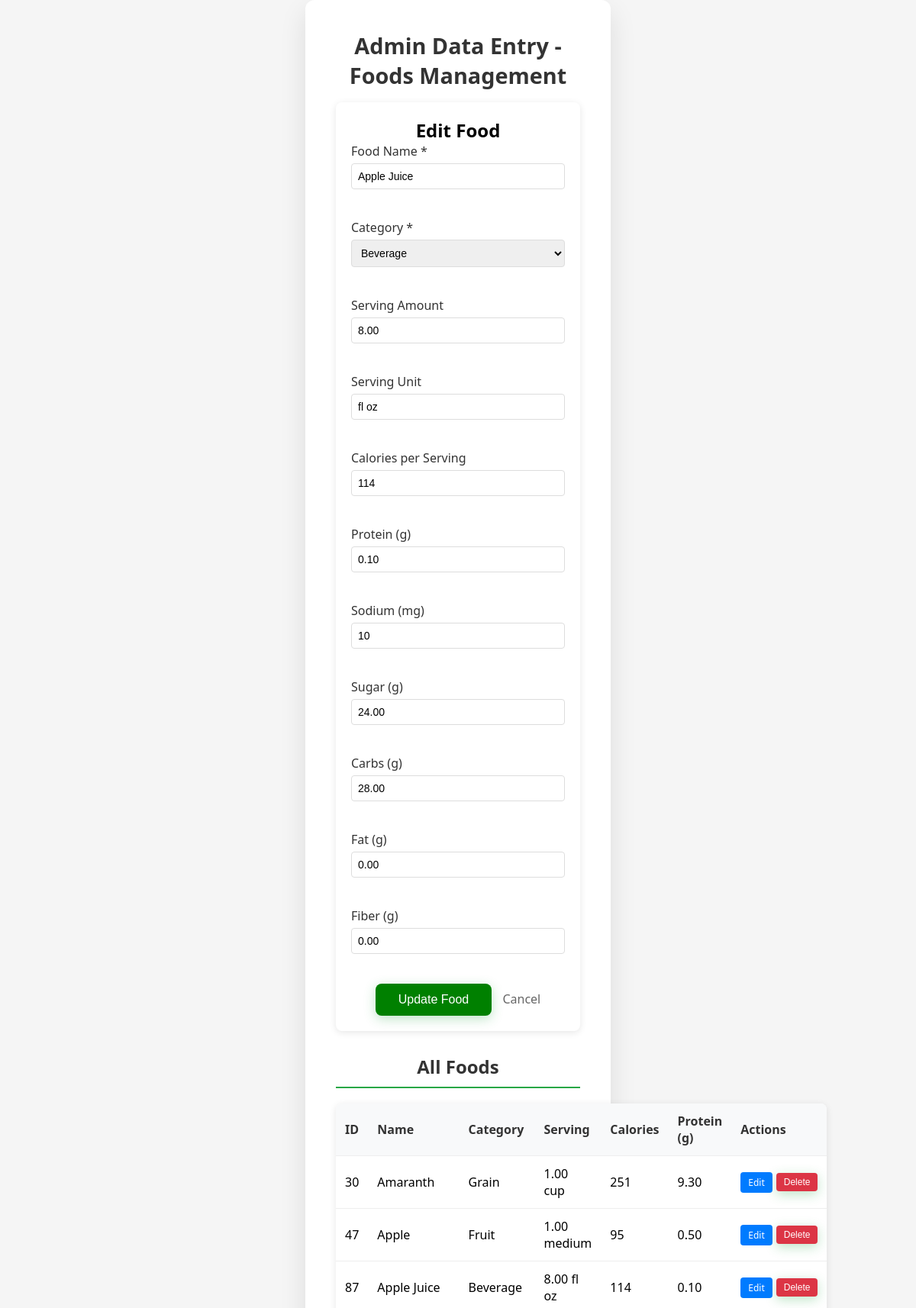
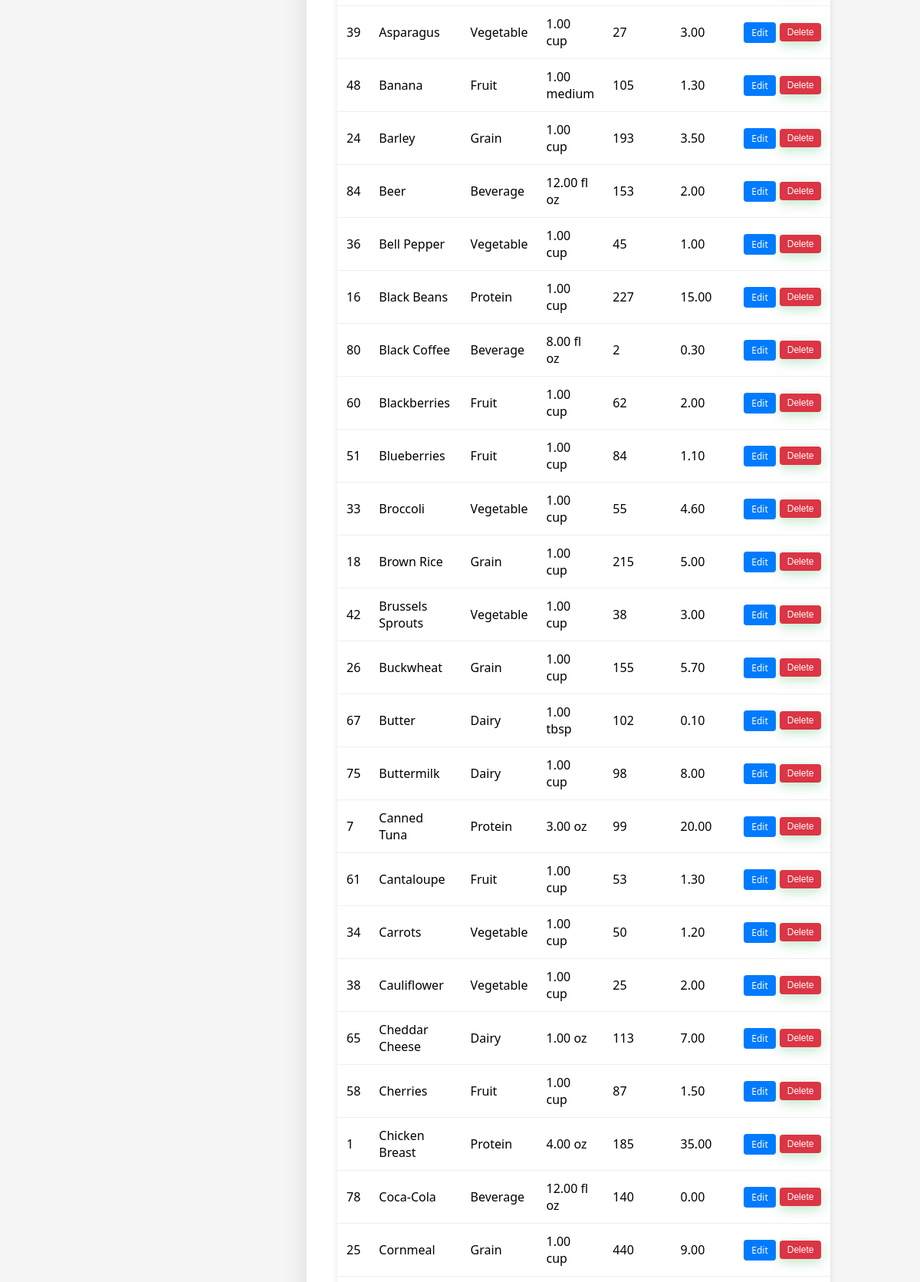
Page /admin/adminDataEntry.php?edit=87 (signed in, upper part) on the committed database (2 pictures, top to bottom).
### tables this page shows
CREATE TABLE Foods (
  id INT PRIMARY KEY AUTO_INCREMENT,

  name VARCHAR(100) NOT NULL,

  category ENUM('protein', 'grain', 'vegetable', 'fruit', 'dairy', 'beverage') NOT NULL,

  serving_amount DECIMAL(6,2),            
  serving_unit VARCHAR(20),               

  calories_per_serving INT,

  protein_grams DECIMAL(5,2),
  sodium_mg INT,
  sugar_grams DECIMAL(5,2),
  carbs_grams DECIMAL(5,2),
  fat_grams DECIMAL(5,2),
  fiber_grams DECIMAL(5,2),

  dietary_tags VARCHAR(255),              
  allergens VARCHAR(255),                 
  ingredients TEXT,                       

  INDEX idx_category (category),
  INDEX idx_nutrition (protein_grams, sodium_mg, sugar_grams),
  INDEX idx_tags (dietary_tags),
  INDEX idx_allergens (allergens)
);

### database/db.php (called while the page is built, shortened)
<?php
class db {
    private $pdo = null;
    function __construct() {
    try {
        $this->pdo = new PDO (
            "mysql:host=".DB_HOST.";dbname=".DB_NAME.";charset=".DB_CHARSET,
            DB_USER, DB_PASSWORD, [
                PDO::ATTR_ERRMODE => PDO::ERRMODE_EXCEPTION,
                PDO::ATTR_DEFAULT_FETCH_MODE => PDO::FETCH_ASSOC
            ]
        );
    } catch (PDOException $e) {
        echo "ERROR connecting <br>".$e->getMessage();
        return null;
    }
}
    public function selectOne($sql, $params = []) {
    try {
        $this->stmt = $this->pdo->prepare($sql);
        $this->stmt->execute($params);
        return $this->stmt->fetch();
    } catch (PDOException $e) {
        echo "SelectOne Error: " . $e->getMessage();
        return null;
    }
}
      function select ($sql, $data=null) {
          try{
              $this->stmt = $this->pdo->prepare($sql);
              $this->stmt->execute($data);
              return $this->stmt->fetchAll();
          } catch (PDOException $e) {
               echo $sql . "<br>".$e->getMessage();
               return null;
          }
      }
}
$_db = new db();

### admin/adminDataEntry.php (the view, shortened to what this page needs)
<?php
require_once __DIR__ . '/../database/db.php';
$foods = $_db->select("SELECT * FROM Foods ORDER BY name");
$editFood = null;
if (isset($_GET['edit'])) {
    $editId = $_GET['edit'];
    $editFood = $_db->selectOne("SELECT * FROM Foods WHERE id = ?", [$editId]);
}
?>
<!DOCTYPE html>
<html lang="en">
<head>
    <link rel="stylesheet" href="../style.css">
</head>
<body>
<div class="container">
    <h1>Admin Data Entry - Foods Management</h1>
    <div class="form-container">
        <h2><?php echo $editFood ? 'Edit Food' : 'Add New Food'; ?></h2>
        <form method="POST">
            <div class="form-row">
                <div class="form-group">
                    <label for="name">Food Name *</label>
                    <input type="text" id="name" name="name" value="<?php echo htmlspecialchars($editFood['name'] ?? ''); ?>" required>
                </div>
                <div class="form-group">
                    <label for="category">Category *</label>
                    <select id="category" name="category" required>
                        <option value="beverage" <?php echo ($editFood['category'] ?? '') === 'beverage' ? 'selected' : ''; ?>>Beverage</option>
                    </select>
                </div>
            </div>
            <div class="form-row">
                <div class="form-group">
                    <label for="serving_amount">Serving Amount</label>
                    <input type="number" step="0.01" id="serving_amount" name="serving_amount" value="<?php echo htmlspecialchars($editFood['serving_amount'] ?? ''); ?>">
                </div>
                <div class="form-group">
                    <label for="serving_unit">Serving Unit</label>
                    <input type="text" id="serving_unit" name="serving_unit" value="<?php echo htmlspecialchars($editFood['serving_unit'] ?? ''); ?>" placeholder="e.g., oz, cup, g">
                </div>
                <div class="form-group">
                    <label for="calories">Calories per Serving</label>
                    <input type="number" id="calories" name="calories" value="<?php echo htmlspecialchars($editFood['calories_per_serving'] ?? ''); ?>">
                </div>
            </div>
            <div class="form-row">
                <div class="form-group">
                    <label for="protein">Protein (g)</label>
                    <input type="number" step="0.01" id="protein" name="protein" value="<?php echo htmlspecialchars($editFood['protein_grams'] ?? ''); ?>">
                </div>
                <div class="form-group">
                    <label for="sodium">Sodium (mg)</label>
                    <input type="number" id="sodium" name="sodium" value="<?php echo htmlspecialchars($editFood['sodium_mg'] ?? ''); ?>">
                </div>
                <div class="form-group">
                    <label for="sugar">Sugar (g)</label>
                    <input type="number" step="0.01" id="sugar" name="sugar" value="<?php echo htmlspecialchars($editFood['sugar_grams'] ?? ''); ?>">
                </div>
            </div>
            <div class="form-row">
                <div class="form-group">
                    <label for="carbs">Carbs (g)</label>
                    <input type="number" step="0.01" id="carbs" name="carbs" value="<?php echo htmlspecialchars($editFood['carbs_grams'] ?? ''); ?>">
                </div>
                <div class="form-group">
                    <label for="fat">Fat (g)</label>
                    <input type="number" step="0.01" id="fat" name="fat" value="<?php echo htmlspecialchars($editFood['fat_grams'] ?? ''); ?>">
                </div>
                <div class="form-group">
                    <label for="fiber">Fiber (g)</label>
                    <input type="number" step="0.01" id="fiber" name="fiber" value="<?php echo htmlspecialchars($editFood['fiber_grams'] ?? ''); ?>">
                </div>
            </div>
            <button type="submit"><?php echo $editFood ? 'Update Food' : 'Add Food'; ?></button>
            <?php if ($editFood): ?>
                <a href="adminDataEntry.php" style="margin-left: 10px; text-decoration: none; color: #666;">Cancel</a>
            <?php endif; ?>
        </form>
    </div>
    <h2 class="section-title">All Foods</h2>
    <?php if ($foods): ?>
        <table class="foods-table">
            <thead>
                <tr>
                    <th>ID</th>
                    <th>Name</th>
                    <th>Category</th>
                    <th>Serving</th>
                    <th>Calories</th>
                    <th>Protein (g)</th>
                    <th>Actions</th>
                </tr>
            </thead>
            <tbody>
                <?php foreach ($foods as $food): ?>
                    <tr>
                        <td><?php echo $food['id']; ?></td>
                        <td><?php echo htmlspecialchars($food['name']); ?></td>
                        <td><?php echo ucfirst($food['category']); ?></td>
                        <td><?php echo $food['serving_amount'] ? $food['serving_amount'] . ' ' . $food['serving_unit'] : '-'; ?></td>
                        <td><?php echo $food['calories_per_serving'] ?? '-'; ?></td>
                        <td><?php echo $food['protein_grams'] ?? '-'; ?></td>
                        <td>
                            <div class="action-buttons">
                                <a href="adminDataEntry.php?edit=<?php echo $food['id']; ?>" class="btn-small btn-edit">Edit</a>
                                <form method="POST" style="display: inline;" onsubmit="return confirm('Are you sure you want to delete this food item?');">
                                    <button type="submit" class="btn-small btn-delete">Delete</button>
                                </form>
                            </div>
                        </td>
                    </tr>
                <?php endforeach; ?>
            </tbody>
        </table>
    <?php else: ?>
        <p>No foods found. Add your first food item above!</p>
    <?php endif; ?>
</div>
</body>
</html>

### style.css (style rules this page uses)
* { margin: 0; padding: 0; box-sizing: border-box; }
body { font-family: 'Segoe UI', Tahoma, Geneva, Verdana, sans-serif; background: #f5f5f5; min-height: 100vh; display: flex; align-items: center; justify-content: center; }
.container { background: white; padding: 2.5rem; border-radius: 12px; box-shadow: 0 15px 35px rgba(0, 0, 0, 0.1); text-align: center; max-width: 400px; width: 90%; }
h1 { color: #333; margin-bottom: 1rem; font-size: 1.8rem; font-weight: 600; }
button { background: green; color: white; border: none; padding: 12px 30px; border-radius: 8px; font-size: 1rem; font-weight: 500; cursor: pointer; transition: all 0.3s ease; box-shadow: 0 4px 15px rgba(40, 167, 69, 0.3); }
.form-group { margin-bottom: 1.5rem; text-align: left; }
.form-group label { display: block; margin-bottom: 0.5rem; color: #333; font-weight: 500; }
.form-group input { width: 100%; padding: 12px; border: 2px solid #ddd; border-radius: 8px; font-size: 1rem; transition: border-color 0.3s ease; }

### admin/adminDataEntry.php (style rules this page uses)
.form-container { background: #fff; padding: 20px; border-radius: 8px; box-shadow: 0 2px 10px rgba(0,0,0,0.1); margin-bottom: 30px; }
.form-row { display: flex; gap: 15px; margin-bottom: 15px; flex-wrap: wrap; }
.form-group { flex: 1; min-width: 200px; }
.form-group label { display: block; margin-bottom: 5px; font-weight: 500; color: #333; }
.form-group input, .form-group select { width: 100%; padding: 8px; border: 1px solid #ddd; border-radius: 4px; font-size: 14px; }
.foods-table { width: 100%; border-collapse: collapse; background: #fff; border-radius: 8px; overflow: hidden; box-shadow: 0 2px 10px rgba(0,0,0,0.1); }
.foods-table th, .foods-table td { padding: 12px; text-align: left; border-bottom: 1px solid #eee; }
.foods-table th { background: #f8f9fa; font-weight: 600; color: #333; }
.action-buttons { display: flex; gap: 5px; }
.btn-small { padding: 5px 10px; font-size: 12px; border: none; border-radius: 4px; cursor: pointer; text-decoration: none; display: inline-block; }
.btn-edit { background: #007bff; color: white; }
.btn-delete { background: #dc3545; color: white; }
.section-title { margin-top: 30px; margin-bottom: 20px; color: #333; border-bottom: 2px solid #28a745; padding-bottom: 10px; }

### rows in the picture
foods: name "Apple Juice", category "Beverage", serving_amount "8.00", serving_unit "fl oz", calories "114", protein "0.10", sodium "10", sugar "24.00", carbs "28.00", fat "0.00", fiber "0.00", id "87", calories_per_serving "114", protein_grams "0.10"
foods: id "30", name "Amaranth", category "Grain", serving_amount "1.00", serving_unit "cup", calories_per_serving "251", protein_grams "9.30"
foods: id "47", name "Apple", category "Fruit", serving_amount "1.00", serving_unit "medium", calories_per_serving "95", protein_grams "0.50"
foods: id "39", name "Asparagus", category "Vegetable", serving_amount "1.00", serving_unit "cup", calories_per_serving "27", protein_grams "3.00"
foods: id "48", name "Banana", category "Fruit", serving_amount "1.00", serving_unit "medium", calories_per_serving "105", protein_grams "1.30"
foods: id "24", name "Barley", category "Grain", serving_amount "1.00", serving_unit "cup", calories_per_serving "193", protein_grams "3.50"
foods: id "84", name "Beer", category "Beverage", serving_amount "12.00", serving_unit "fl oz", calories_per_serving "153", protein_grams "2.00"
foods: id "36", name "Bell Pepper", category "Vegetable", serving_amount "1.00", serving_unit "cup", calories_per_serving "45", protein_grams "1.00"
foods: id "16", name "Black Beans", category "Protein", serving_amount "1.00", serving_unit "cup", calories_per_serving "227", protein_grams "15.00"
foods: id "80", name "Black Coffee", category "Beverage", serving_amount "8.00", serving_unit "fl oz", calories_per_serving "2", protein_grams "0.30"
foods: id "60", name "Blackberries", category "Fruit", serving_amount "1.00", serving_unit "cup", calories_per_serving "62", protein_grams "2.00"
foods: id "51", name "Blueberries", category "Fruit", serving_amount "1.00", serving_unit "cup", calories_per_serving "84", protein_grams "1.10"
foods: id "33", name "Broccoli", category "Vegetable", serving_amount "1.00", serving_unit "cup", calories_per_serving "55", protein_grams "4.60"
foods: id "18", name "Brown Rice", category "Grain", serving_amount "1.00", serving_unit "cup", calories_per_serving "215", protein_grams "5.00"
foods: id "42", name "Brussels Sprouts", category "Vegetable", serving_amount "1.00", serving_unit "cup", calories_per_serving "38", protein_grams "3.00"
foods: id "26", name "Buckwheat", category "Grain", serving_amount "1.00", serving_unit "cup", calories_per_serving "155", protein_grams "5.70"
foods: id "67", name "Butter", category "Dairy", serving_amount "1.00", serving_unit "tbsp", calories_per_serving "102", protein_grams "0.10"
foods: id "75", name "Buttermilk", category "Dairy", serving_amount "1.00", serving_unit "cup", calories_per_serving "98", protein_grams "8.00"
foods: id "7", name "Canned Tuna", category "Protein", serving_amount "3.00", serving_unit "oz", calories_per_serving "99", protein_grams "20.00"
foods: id "61", name "Cantaloupe", category "Fruit", serving_amount "1.00", serving_unit "cup", calories_per_serving "53", protein_grams "1.30"
foods: id "34", name "Carrots", category "Vegetable", serving_amount "1.00", serving_unit "cup", calories_per_serving "50", protein_grams "1.20"
foods: id "38", name "Cauliflower", category "Vegetable", serving_amount "1.00", serving_unit "cup", calories_per_serving "25", protein_grams "2.00"
foods: id "65", name "Cheddar Cheese", category "Dairy", serving_amount "1.00", serving_unit "oz", calories_per_serving "113", protein_grams "7.00"
foods: id "58", name "Cherries", category "Fruit", serving_amount "1.00", serving_unit "cup", calories_per_serving "87", protein_grams "1.50"
foods: id "1", name "Chicken Breast", category "Protein", serving_amount "4.00", serving_unit "oz", calories_per_serving "185", protein_grams "35.00"
foods: id "78", name "Coca-Cola", category "Beverage", serving_amount "12.00", serving_unit "fl oz", calories_per_serving "140", protein_grams "0.00"
foods: id "25", name "Cornmeal", category "Grain", serving_amount "1.00", serving_unit "cup", calories_per_serving "440", protein_grams "9.00"
